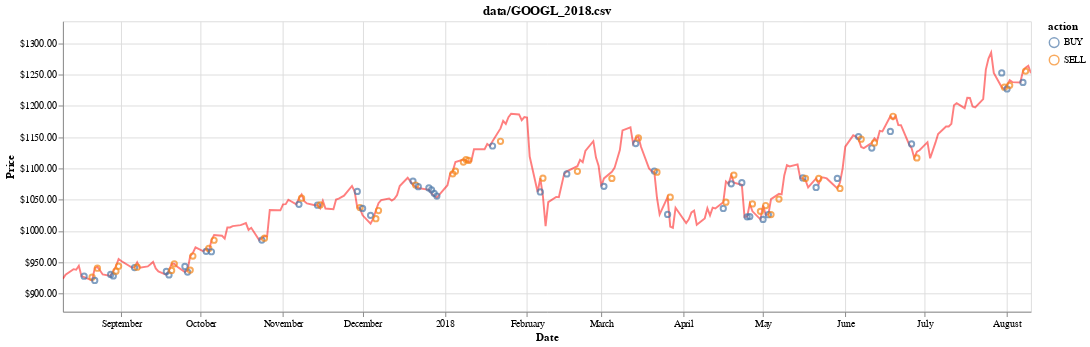

The cell this chart's notebook holds for it:
### Markdown cell above
## Plotting the evaluation actions

### Code cell
val_result, history = evaluate_model(agent, val_data, window_size, debug)
show_eval_result(model_name, val_result, initial_offset)
chart = visualize(df, history)
chart

### Figure 1 — Vega-Lite specification as saved in the notebook (floating-point values rounded to 4 significant figures; data arrays with more than 128 entries replaced by an {"elided": "..."} marker saying what was removed)
{"$schema": "https://vega.github.io/schema/vega-lite/v2.6.0.json", "config": {"view": {"height": 300, "width": 400}}, "datasets": {"data-6ed02c56d83f897b8d4b993c01208d1c": {"elided": "253 records"}}, "height": 300, "layer": [{"data": {"name": "data-6ed02c56d83f897b8d4b993c01208d1c"}, "encoding": {"x": {"field": "date", "type": "temporal"}, "y": {"axis": {"format": "$.2f", "title": "Price"}, "field": "actual", "scale": {"clamp": true, "domain": [870.9, 1336.0]}, "type": "quantitative"}}, "height": 300, "mark": {"color": "red", "opacity": 0.5, "type": "line"}, "selection": {"selector030": {"bind": "scales", "encodings": ["x"], "mark": {"fill": "#333", "fillOpacity": 0.125, "stroke": "white"}, "on": "[mousedown, window:mouseup] > window:mousemove!", "resolve": "global", "translate": "[mousedown, window:mouseup] > window:mousemove!", "type": "interval", "zoom": "wheel!"}}, "width": 1000}, {"data": {"name": "data-6ed02c56d83f897b8d4b993c01208d1c"}, "encoding": {"color": {"field": "action", "type": "nominal"}, "x": {"axis": {"title": "Date"}, "field": "date", "type": "temporal"}, "y": {"axis": {"format": "$.2f", "title": "Price"}, "field": "position", "scale": {"clamp": true, "domain": [870.9, 1336.0]}, "type": "quantitative"}}, "mark": "point", "selection": {"selector031": {"bind": "scales", "encodings": ["x"], "mark": {"fill": "#333", "fillOpacity": 0.125, "stroke": "white"}, "on": "[mousedown, window:mouseup] > window:mousemove!", "resolve": "global", "translate": "[mousedown, window:mouseup] > window:mousemove!", "type": "interval", "zoom": "wheel!"}}, "transform": [{"filter": "(datum.action !== 'HOLD')"}]}], "title": "data/GOOGL_2018.csv", "width": 1000}
